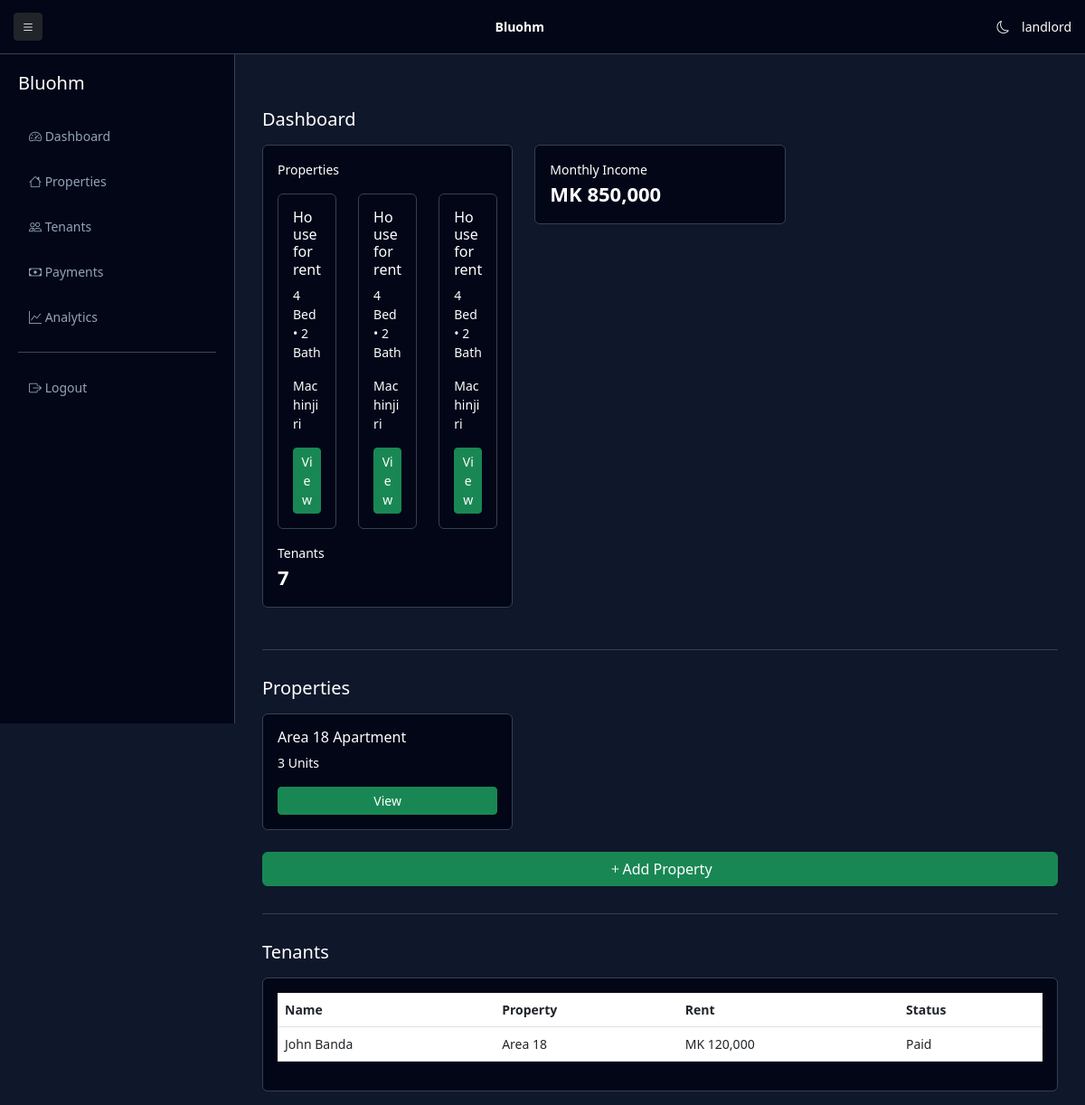
The page /properties/dashboard/ (signed in, upper part) on the database as committed earlier.
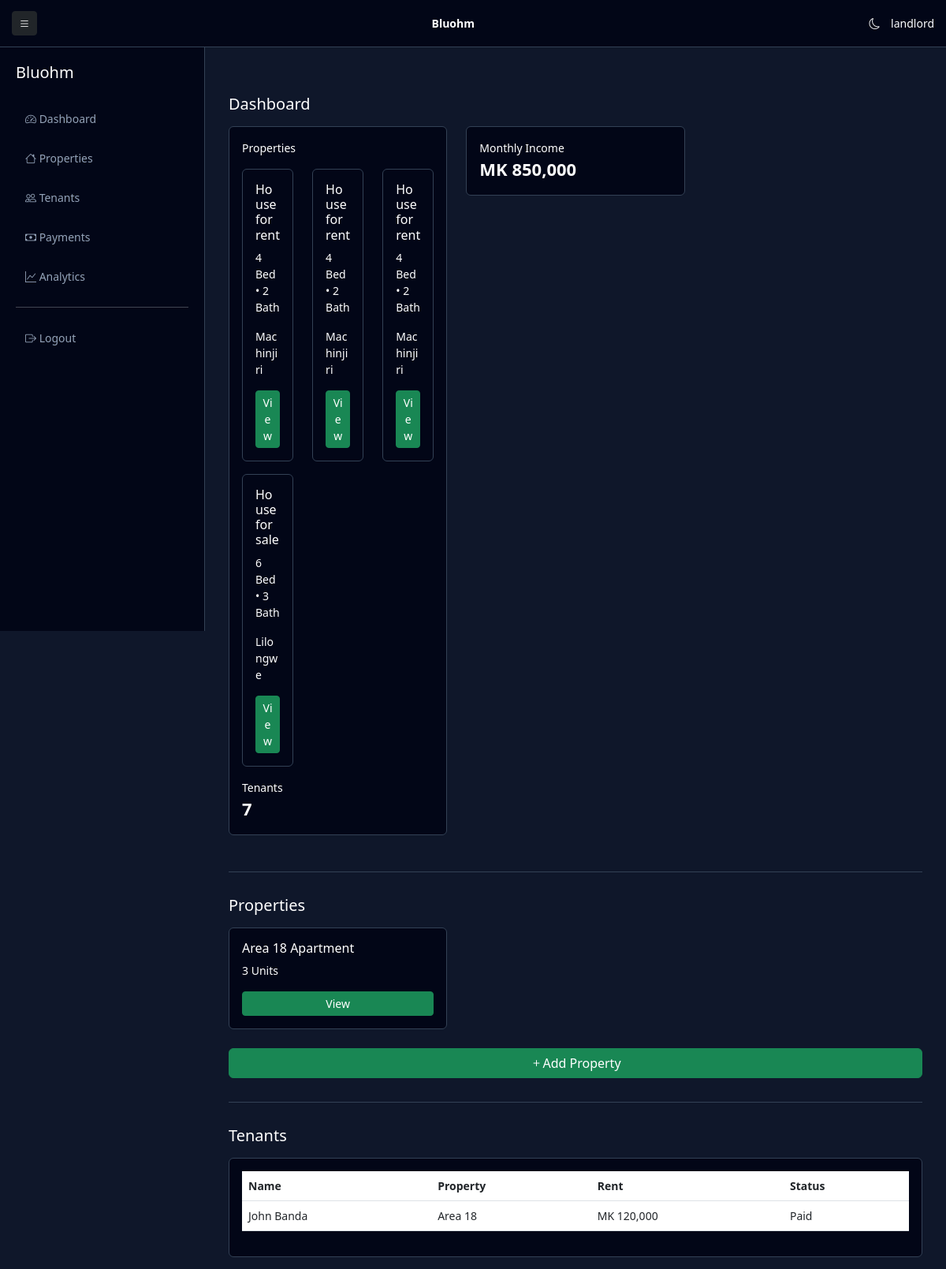
The same page on the database as committed later.
### properties/models.py (models this page shows, shortened)
class Property(models.Model):
    owner = models.ForeignKey(User, on_delete=models.CASCADE)
    title = models.CharField(max_length=255)
    price = models.DecimalField(max_digits=10, decimal_places=2)
    bedrooms = models.IntegerField(default=0)
    bathrooms = models.IntegerField(default=0)
    location = models.CharField(max_length=255)
    latitude = models.FloatField(null=True, blank=True)
    longitude = models.FloatField(null=True, blank=True)
    created_at = models.DateTimeField(auto_now_add=True)

### properties/views.py (the view)
# urls.py: path("dashboard/", views.landlord_dashboard, name="landlord_dashboard"),
@login_required
def landlord_dashboard(request):
    properties = Property.objects.filter(owner=request.user)
    return render(request, "properties/landlord_dashboard.html", {
        "properties": properties
    })

### templates/properties/landlord_dashboard.html (shortened to what this page needs)
<!DOCTYPE html>
<html>
<head>
<link href="https://cdn.jsdelivr.net/npm/bootstrap@5.3.0/dist/css/bootstrap.min.css" rel="stylesheet">
<link rel="stylesheet" href="https://cdn.jsdelivr.net/npm/bootstrap-icons@1.11.3/font/bootstrap-icons.css">
</head>
<body>
<div class="sidebar" id="sidebar">
<h5 class="mb-4">Bluohm</h5>
<a href="#dashboard">
<i class="bi bi-speedometer2"></i> Dashboard
</a>
<a href="#properties">
<i class="bi bi-house"></i> Properties
</a>
<a href="#tenants">
<i class="bi bi-people"></i> Tenants
</a>
<a href="#payments">
<i class="bi bi-cash"></i> Payments
</a>
<a href="#analytics">
<i class="bi bi-graph-up"></i> Analytics
</a>
<hr>
<a href="{% url 'accounts:logout' %}">
<i class="bi bi-box-arrow-right"></i> Logout
</a>
</div>
<div class="topbar">
<button class="btn btn-sm btn-dark" onclick="toggleSidebar()">
<i class="bi bi-list"></i>
</button>
<strong>Bluohm</strong>
<div>
<i class="bi bi-moon" id="themeToggle" style="cursor:pointer; margin-right:10px;"></i>
{{ request.user.username }}
</div>
</div>
<div class="main">
<div id="dashboard" class="section">
<h5>Dashboard</h5>
<div class="row mt-3">
<div class="col-12 col-md-4 mb-3">
<div class="card p-3">
Properties
<div class="row mt-3">
{% for property in properties %}
<div class="col-12 col-md-4 mb-3">
<div class="card p-3">
<h6>{{ property.title }}</h6>
<p>{{ property.bedrooms }} Bed • {{ property.bathrooms }} Bath</p>
<p>{{ property.location }}</p>
<button class="btn btn-success btn-sm">
View
</button>
</div>
</div>
{% empty %}
<p>No Properties yet</p>
{% endfor %}
</div>
Tenants
<div class="stat-number">7</div>
</div>
</div>
<div class="col-12 col-md-4 mb-3">
<div class="card p-3">
Monthly Income
<div class="stat-number">MK 850,000</div>
</div>
</div>
</div>
</div>
<div id="properties" class="section">
<h5>Properties</h5>
<div class="row mt-3">
<div class="col-12 col-md-4 mb-3">
<div class="card p-3">
<h6>Area 18 Apartment</h6>
<p>3 Units</p>
<button class="btn btn-success btn-sm">
View
</button>
</div>
</div>
</div>
<a href="{% url 'properties:add_property' %}" class="btn btn-success w-100 mt-2">
<i class="bi bi-plus"></i>Add Property
</a>
</div>
<div id="tenants" class="section">
<h5>Tenants</h5>
<div class="card p-3 mt-3 table-responsive">
<table class="table">
<thead>
<tr>
<th>Name</th>
<th>Property</th>
<th>Rent</th>
<th>Status</th>
</tr>
</thead>
<tbody>
<tr>
<td>John Banda</td>
<td>Area 18</td>
<td>MK 120,000</td>
<td>Paid</td>
</tr>
</tbody>
</table>
</div>
</div>
</div>
</body>
</html>

### templates/properties/landlord_dashboard.html (style rules this page uses)
body { background: #0f172a; color: white; margin: 0; font-size: 14px; }
.topbar { position: fixed; top: 0; left: 0; right: 0; height: 60px; background: #020617; border-bottom: 1px solid #334155; display: flex; align-items: center; justify-content: space-between; padding: 0 15px; z-index: 1000; }
.sidebar { position: fixed; top: 0; left: -260px; width: 260px; height: 100vh; background: #020617; padding: 20px; transition: 0.3s; z-index: 1100; border-right: 1px solid #334155; }
.sidebar a { display: block; color: #94a3b8; padding: 12px; text-decoration: none; border-radius: 6px; margin-bottom: 5px; }
.main { margin-top: 60px; padding: 15px; }
.card { background: #020617; border: 1px solid #334155; color: white; }
.stat-number { font-size: 22px; font-weight: bold; }
.section { padding: 30px 0; border-bottom: 1px solid #334155; }
.table { color: white; min-width: 600px; }
.table-responsive { overflow-x: auto; }
@media (min-width: 768px) { .sidebar { left: 0; top: 60px; height: calc(100vh - 60px); } }
@media (min-width: 768px) { .main { margin-left: 260px; padding: 30px; } }
html { scroll-behavior: smooth; }

Rows that differ between the two databases and show on the page:
added Property: title "House for sale", bedrooms "6", bathrooms "3", location "Lilongwe"
